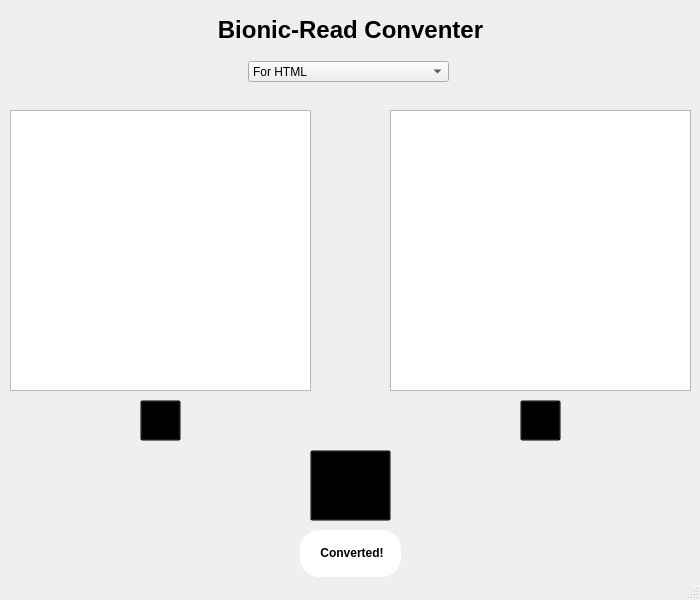
<?xml version="1.0" encoding="UTF-8"?>
<ui version="4.0">
 <class>MainWindow</class>
 <widget class="QMainWindow" name="MainWindow">
  <property name="geometry">
   <rect>
    <x>0</x>
    <y>0</y>
    <width>700</width>
    <height>600</height>
   </rect>
  </property>
  <property name="sizePolicy">
   <sizepolicy hsizetype="Fixed" vsizetype="Fixed">
    <horstretch>0</horstretch>
    <verstretch>0</verstretch>
   </sizepolicy>
  </property>
  <property name="minimumSize">
   <size>
    <width>700</width>
    <height>600</height>
   </size>
  </property>
  <property name="maximumSize">
   <size>
    <width>700</width>
    <height>600</height>
   </size>
  </property>
  <property name="windowTitle">
   <string>Bionic-Read Conventer</string>
  </property>
  <widget class="QWidget" name="centralwidget">
   <widget class="QTextEdit" name="inputTextBox">
    <property name="geometry">
     <rect>
      <x>10</x>
      <y>110</y>
      <width>301</width>
      <height>281</height>
     </rect>
    </property>
    <property name="cursor" stdset="0">
     <cursorShape>IBeamCursor</cursorShape>
    </property>
    <property name="mouseTracking">
     <bool>true</bool>
    </property>
    <property name="html">
     <string>&lt;!DOCTYPE HTML PUBLIC &quot;-//W3C//DTD HTML 4.0//EN&quot; &quot;http://www.w3.org/TR/REC-html40/strict.dtd&quot;&gt;
&lt;html&gt;&lt;head&gt;&lt;meta name=&quot;qrichtext&quot; content=&quot;1&quot; /&gt;&lt;style type=&quot;text/css&quot;&gt;
p, li { white-space: pre-wrap; }
&lt;/style&gt;&lt;/head&gt;&lt;body style=&quot; font-family:'MS Shell Dlg 2'; font-size:8.25pt; font-weight:400; font-style:normal;&quot;&gt;
&lt;p style=&quot;-qt-paragraph-type:empty; margin-top:0px; margin-bottom:0px; margin-left:0px; margin-right:0px; -qt-block-indent:0; text-indent:0px;&quot;&gt;&lt;br /&gt;&lt;/p&gt;&lt;/body&gt;&lt;/html&gt;</string>
    </property>
   </widget>
   <widget class="QTextBrowser" name="outputTextBox">
    <property name="geometry">
     <rect>
      <x>390</x>
      <y>110</y>
      <width>301</width>
      <height>281</height>
     </rect>
    </property>
    <property name="cursor" stdset="0">
     <cursorShape>IBeamCursor</cursorShape>
    </property>
    <property name="mouseTracking">
     <bool>true</bool>
    </property>
    <property name="html">
     <string>&lt;!DOCTYPE HTML PUBLIC &quot;-//W3C//DTD HTML 4.0//EN&quot; &quot;http://www.w3.org/TR/REC-html40/strict.dtd&quot;&gt;
&lt;html&gt;&lt;head&gt;&lt;meta name=&quot;qrichtext&quot; content=&quot;1&quot; /&gt;&lt;style type=&quot;text/css&quot;&gt;
p, li { white-space: pre-wrap; }
&lt;/style&gt;&lt;/head&gt;&lt;body style=&quot; font-family:'MS Shell Dlg 2'; font-size:8.25pt; font-weight:400; font-style:normal;&quot;&gt;
&lt;p style=&quot;-qt-paragraph-type:empty; margin-top:0px; margin-bottom:0px; margin-left:0px; margin-right:0px; -qt-block-indent:0; text-indent:0px;&quot;&gt;&lt;br /&gt;&lt;/p&gt;&lt;/body&gt;&lt;/html&gt;</string>
    </property>
   </widget>
   <widget class="QPushButton" name="convertButton">
    <property name="geometry">
     <rect>
      <x>310</x>
      <y>450</y>
      <width>81</width>
      <height>71</height>
     </rect>
    </property>
    <property name="cursor">
     <cursorShape>PointingHandCursor</cursorShape>
    </property>
    <property name="mouseTracking">
     <bool>true</bool>
    </property>
    <property name="toolTip">
     <string>&lt;html&gt;&lt;head/&gt;&lt;body&gt;&lt;p align=&quot;center&quot;&gt;Convert&lt;/p&gt;&lt;/body&gt;&lt;/html&gt;</string>
    </property>
    <property name="styleSheet">
     <string notr="true">QPushButton {
	background:transparent;
}

QPushButton:hover {
	background-color:rgb(169, 168, 181, 30);
}</string>
    </property>
    <property name="text">
     <string/>
    </property>
    <property name="icon">
     <iconset>
      <normaloff>convert.png</normaloff>convert.png</iconset>
    </property>
    <property name="iconSize">
     <size>
      <width>64</width>
      <height>64</height>
     </size>
    </property>
   </widget>
   <widget class="QLabel" name="header">
    <property name="geometry">
     <rect>
      <x>210</x>
      <y>10</y>
      <width>281</width>
      <height>41</height>
     </rect>
    </property>
    <property name="text">
     <string>&lt;html&gt;&lt;head/&gt;&lt;body&gt;&lt;p&gt;&lt;span style=&quot; font-size:18pt; font-weight:600;&quot;&gt;Bionic-Read Conventer&lt;/span&gt;&lt;/p&gt;&lt;/body&gt;&lt;/html&gt;</string>
    </property>
    <property name="textFormat">
     <enum>Qt::AutoText</enum>
    </property>
    <property name="alignment">
     <set>Qt::AlignCenter</set>
    </property>
   </widget>
   <widget class="QComboBox" name="typeSelector">
    <property name="geometry">
     <rect>
      <x>248</x>
      <y>61</y>
      <width>201</width>
      <height>21</height>
     </rect>
    </property>
    <property name="cursor">
     <cursorShape>WhatsThisCursor</cursorShape>
    </property>
    <property name="mouseTracking">
     <bool>true</bool>
    </property>
    <property name="toolTip">
     <string>Select your output type</string>
    </property>
    <property name="editable">
     <bool>false</bool>
    </property>
    <property name="currentText">
     <string>For HTML</string>
    </property>
    <property name="duplicatesEnabled">
     <bool>false</bool>
    </property>
    <item>
     <property name="text">
      <string>For HTML</string>
     </property>
    </item>
    <item>
     <property name="text">
      <string>For Python</string>
     </property>
    </item>
    <item>
     <property name="text">
      <string>For Direct</string>
     </property>
    </item>
   </widget>
   <widget class="QPushButton" name="pasteButton">
    <property name="geometry">
     <rect>
      <x>140</x>
      <y>400</y>
      <width>41</width>
      <height>41</height>
     </rect>
    </property>
    <property name="cursor">
     <cursorShape>PointingHandCursor</cursorShape>
    </property>
    <property name="mouseTracking">
     <bool>true</bool>
    </property>
    <property name="toolTip">
     <string>&lt;html&gt;&lt;head/&gt;&lt;body&gt;&lt;p align=&quot;center&quot;&gt;Paste&lt;/p&gt;&lt;/body&gt;&lt;/html&gt;</string>
    </property>
    <property name="styleSheet">
     <string notr="true">QPushButton {
	background:transparent;
}

QPushButton:hover {
	background-color:rgb(169, 168, 181, 30);
}</string>
    </property>
    <property name="text">
     <string/>
    </property>
    <property name="icon">
     <iconset>
      <normaloff>paste.png</normaloff>paste.png</iconset>
    </property>
    <property name="iconSize">
     <size>
      <width>32</width>
      <height>32</height>
     </size>
    </property>
   </widget>
   <widget class="QPushButton" name="copyButton">
    <property name="geometry">
     <rect>
      <x>520</x>
      <y>400</y>
      <width>41</width>
      <height>41</height>
     </rect>
    </property>
    <property name="cursor">
     <cursorShape>PointingHandCursor</cursorShape>
    </property>
    <property name="mouseTracking">
     <bool>true</bool>
    </property>
    <property name="toolTip">
     <string>&lt;html&gt;&lt;head/&gt;&lt;body&gt;&lt;p align=&quot;center&quot;&gt;Copy&lt;/p&gt;&lt;/body&gt;&lt;/html&gt;</string>
    </property>
    <property name="styleSheet">
     <string notr="true">QPushButton {
	background:transparent;
}

QPushButton:hover {
	background-color:rgb(169, 168, 181, 30);
}</string>
    </property>
    <property name="text">
     <string/>
    </property>
    <property name="icon">
     <iconset>
      <normaloff>copy.png</normaloff>copy.png</iconset>
    </property>
    <property name="iconSize">
     <size>
      <width>32</width>
      <height>32</height>
     </size>
    </property>
   </widget>
   <widget class="QLabel" name="notificationLabel">
    <property name="geometry">
     <rect>
      <x>300</x>
      <y>530</y>
      <width>101</width>
      <height>47</height>
     </rect>
    </property>
    <property name="sizePolicy">
     <sizepolicy hsizetype="Preferred" vsizetype="MinimumExpanding">
      <horstretch>0</horstretch>
      <verstretch>0</verstretch>
     </sizepolicy>
    </property>
    <property name="minimumSize">
     <size>
      <width>3</width>
      <height>0</height>
     </size>
    </property>
    <property name="styleSheet">
     <string notr="true">QLabel {
	background-color: white;
	border-style: solid;
    border-width: 2px;
	border-color: white;
	border-radius: 20px
}</string>
    </property>
    <property name="text">
     <string>&lt;html&gt;&lt;head/&gt;&lt;body&gt;&lt;p align=&quot;center&quot;&gt;&lt;span style=&quot; font-weight:600;&quot;&gt;Pasted!&lt;/span&gt;&lt;/p&gt;&lt;/body&gt;&lt;/html&gt;</string>
    </property>
   </widget>
   <widget class="QLabel" name="notificationLabel_2">
    <property name="geometry">
     <rect>
      <x>300</x>
      <y>530</y>
      <width>101</width>
      <height>47</height>
     </rect>
    </property>
    <property name="sizePolicy">
     <sizepolicy hsizetype="Preferred" vsizetype="MinimumExpanding">
      <horstretch>0</horstretch>
      <verstretch>0</verstretch>
     </sizepolicy>
    </property>
    <property name="minimumSize">
     <size>
      <width>3</width>
      <height>0</height>
     </size>
    </property>
    <property name="styleSheet">
     <string notr="true">QLabel {
	background-color: white;
	border-style: solid;
    border-width: 2px;
	border-color: white;
	border-radius: 20px
}</string>
    </property>
    <property name="text">
     <string>&lt;html&gt;&lt;head/&gt;&lt;body&gt;&lt;p align=&quot;center&quot;&gt;&lt;span style=&quot; font-weight:600;&quot;&gt;Copied!&lt;/span&gt;&lt;/p&gt;&lt;/body&gt;&lt;/html&gt;</string>
    </property>
   </widget>
   <widget class="QLabel" name="notificationLabel_3">
    <property name="geometry">
     <rect>
      <x>300</x>
      <y>530</y>
      <width>101</width>
      <height>47</height>
     </rect>
    </property>
    <property name="sizePolicy">
     <sizepolicy hsizetype="Preferred" vsizetype="MinimumExpanding">
      <horstretch>0</horstretch>
      <verstretch>0</verstretch>
     </sizepolicy>
    </property>
    <property name="minimumSize">
     <size>
      <width>3</width>
      <height>0</height>
     </size>
    </property>
    <property name="mouseTracking">
     <bool>true</bool>
    </property>
    <property name="styleSheet">
     <string notr="true">QLabel {
	background-color: white;
	border-style: solid;
    border-width: 2px;
	border-color: white;
	border-radius: 20px
}</string>
    </property>
    <property name="text">
     <string>&lt;html&gt;&lt;head/&gt;&lt;body&gt;&lt;p align=&quot;center&quot;&gt;&lt;span style=&quot; font-weight:600;&quot;&gt;Converted!&lt;/span&gt;&lt;/p&gt;&lt;/body&gt;&lt;/html&gt;</string>
    </property>
    <property name="textInteractionFlags">
     <set>Qt::NoTextInteraction</set>
    </property>
   </widget>
  </widget>
  <widget class="QMenuBar" name="menubar">
   <property name="geometry">
    <rect>
     <x>0</x>
     <y>0</y>
     <width>700</width>
     <height>21</height>
    </rect>
   </property>
  </widget>
  <widget class="QStatusBar" name="statusbar"/>
 </widget>
 <resources/>
 <connections/>
</ui>
